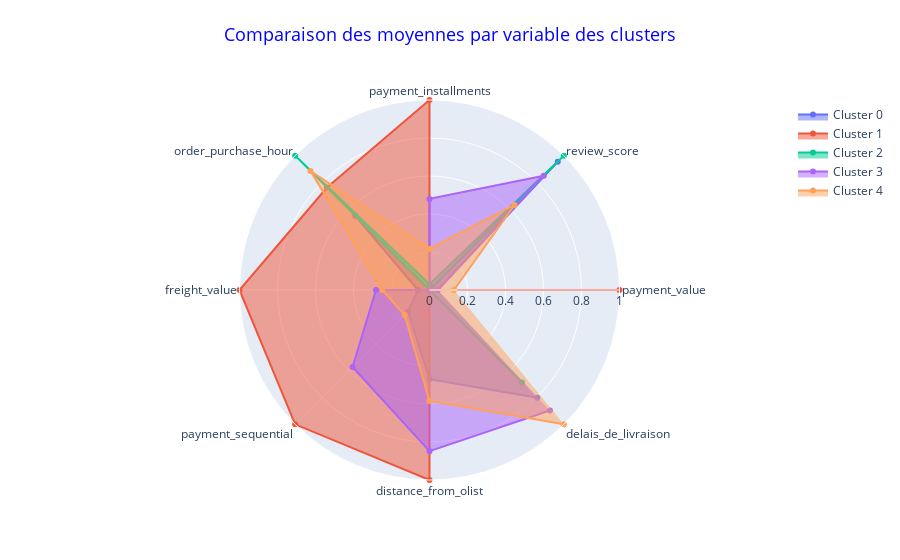

Source (notebook cell):
### Code cell
plot_radars(data=X_scaled_clusters_pca.iloc[:,:-1],
            group="kmeans_label_pca")

### Figure 1 — Plotly figure (JSON) as saved in the notebook; plotly's stock layout.template omitted (floating-point values rounded to 4 significant figures)
{"data": [{"fill": "toself", "name": "Cluster 0", "r": [0.04187, 0.9545, 0, 0.5525, 0.06091, 0.1599, 0.4693, 0.8026], "theta": ["payment_value", "review_score", "payment_installments", "order_purchase_hour", "freight_value", "payment_sequential", "distance_from_olist", "delais_de_livraison"], "type": "scatterpolar"}, {"fill": "toself", "name": "Cluster 1", "r": [1.0, 0, 1, 0.763, 1, 1, 1, 0], "theta": ["payment_value", "review_score", "payment_installments", "order_purchase_hour", "freight_value", "payment_sequential", "distance_from_olist", "delais_de_livraison"], "type": "scatterpolar"}, {"fill": "toself", "name": "Cluster 2", "r": [0, 1, 0.03011, 1, 0, 0, 0, 0.6891], "theta": ["payment_value", "review_score", "payment_installments", "order_purchase_hour", "freight_value", "payment_sequential", "distance_from_olist", "delais_de_livraison"], "type": "scatterpolar"}, {"fill": "toself", "name": "Cluster 3", "r": [0.04393, 0.8506, 0.4796, 0, 0.2817, 0.5727, 0.8483, 0.8966], "theta": ["payment_value", "review_score", "payment_installments", "order_purchase_hour", "freight_value", "payment_sequential", "distance_from_olist", "delais_de_livraison"], "type": "scatterpolar"}, {"fill": "toself", "name": "Cluster 4", "r": [0.1289, 0.6329, 0.2177, 0.8859, 0.2488, 0.1852, 0.5839, 1], "theta": ["payment_value", "review_score", "payment_installments", "order_purchase_hour", "freight_value", "payment_sequential", "distance_from_olist", "delais_de_livraison"], "type": "scatterpolar"}], "layout": {"polar": {"radialaxis": {"range": [0, 1], "visible": true}}, "showlegend": true, "title": {"font": {"color": "blue", "size": 18}, "text": "Comparaison des moyennes par variable des clusters", "x": 0.5, "xanchor": "center", "y": 0.95, "yanchor": "top"}}}
